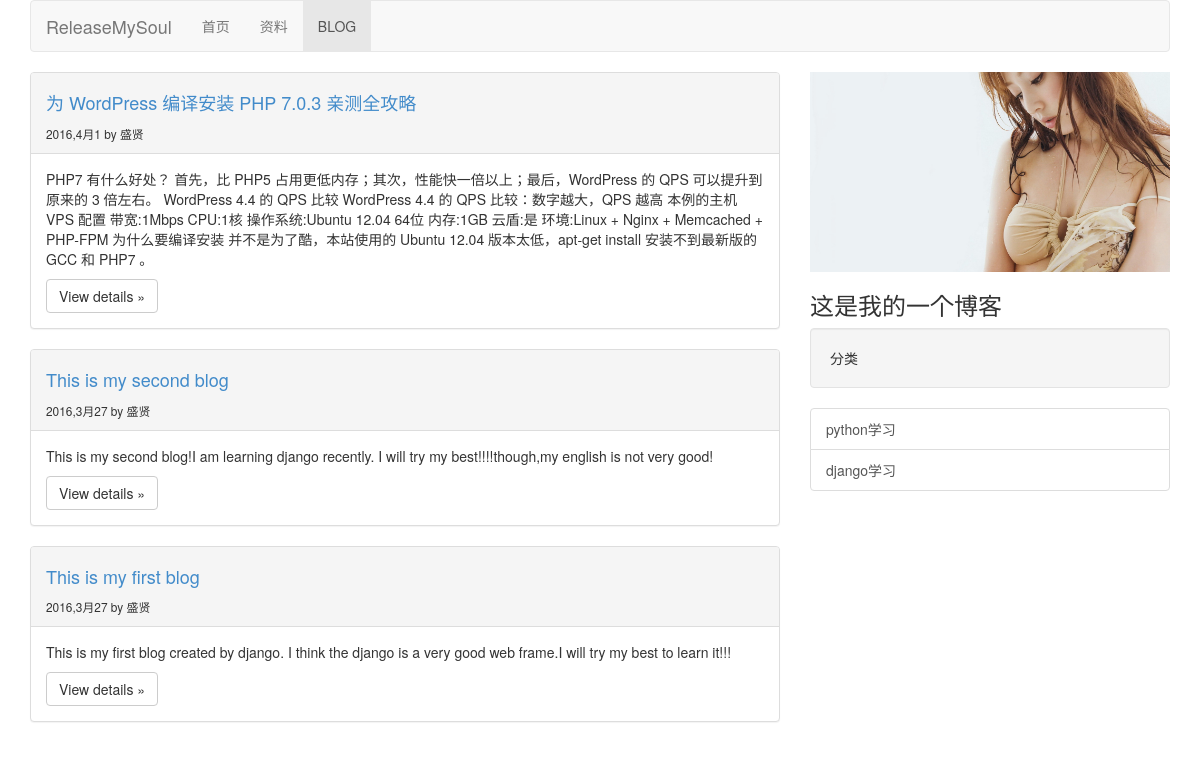
/blog/, run on an earlier commit of the app's database.
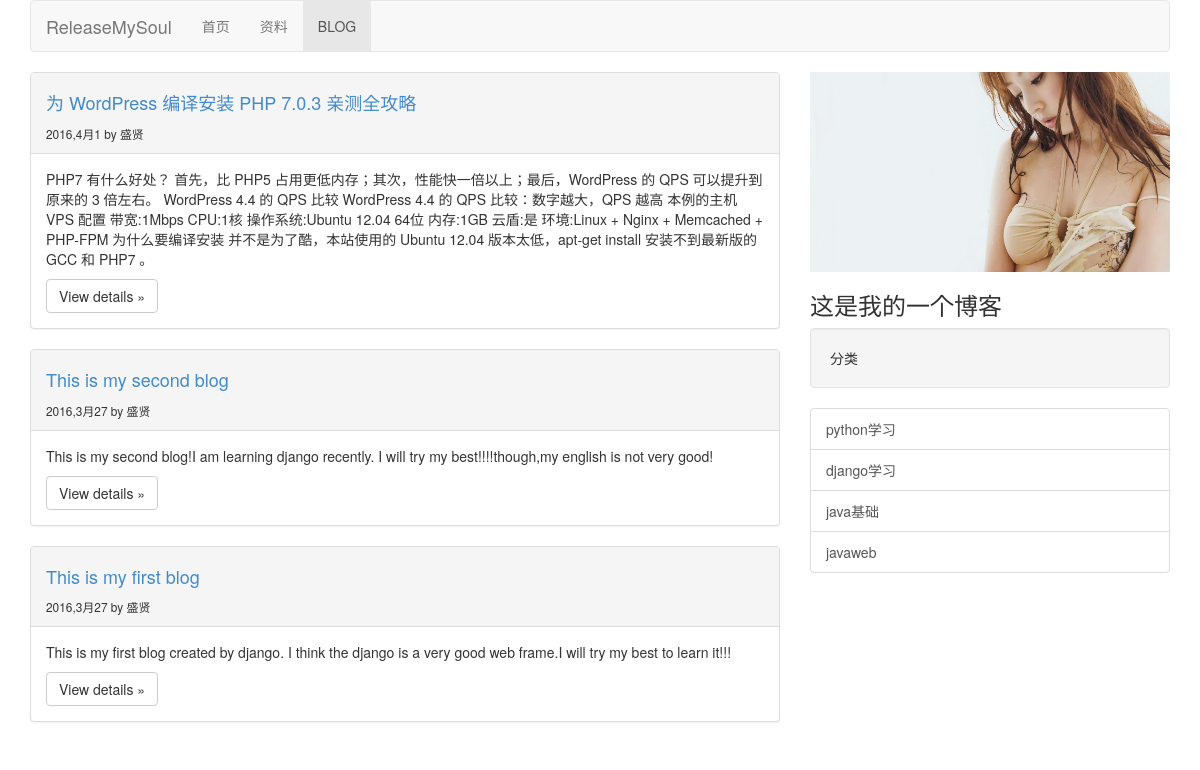
And on a later commit of the database.
### myblog/models.py (models this page shows, shortened)
class Article(models.Model):
    caption = models.CharField(max_length=80)
    subCaption = models.CharField(max_length=50, blank=True)
    publish_time = models.DateTimeField(auto_now_add=True)
    update_time = models.DateTimeField(auto_now=True)
    author = models.ForeignKey(Author)
    classification = models.ForeignKey(Classification)
    tags = models.ManyToManyField(Tag, blank=True)
    content = models.TextField()

class Author(models.Model):
    name = models.CharField(max_length=30)
    email = models.EmailField(blank=True)
    website = models.URLField(blank=True)
    portrait = models.ImageField(default='touxiang.jpg', upload_to='img/')

class Classification(models.Model):
    name = models.CharField(max_length=20)
    english_name = models.CharField(max_length=20)

### myblog/views.py (the view)
def blog_list(request):
    blogs = Article.objects.all().order_by('-publish_time')
    author = Author.objects.get(id=1)
    classification = Classification.objects.all()
    return render_to_response('myblog/index.html', {'blogs': blogs, 'author': author, 'classification': classification}, RequestContext(request))

### myblog/templates/myblog/index.html (shortened to what this page needs)
<!DOCTYPE html>
<html lang="en">
<head>
    {% load staticfiles %}
    <link href="{% static 'myblog/bootstrap.min.css' %}" rel="stylesheet">
</head>
<body>
    <div class="container">
        <nav class="navbar navbar-default" role="navigation">
            <div class="container">
                <div class="navbar-header">
                    <a class="navbar-brand" href="{% url 'index:index'%}">ReleaseMySoul</a>
                </div>
                <div>
                    <ul class="nav navbar-nav">
                        <li><a href="{% url 'index:index' %}">首页</a> </li>
                        <li><a href="{% url 'information:index' %}">资料</a> </li>
                        <li class="active"><a href="{% url 'blog:index' %}">BLOG</a> </li>
                    </ul>
                </div>
            </div>
        </nav>
    </div>
    <div class="container">
        <div class="row">
            <div class="col-md-8">
                {% for blog in blogs %}
                <div class="panel panel-default">
                    <div class="panel-heading">
                        <h4><a  href="{% url 'blog:detail' blog.id %}">{{ blog.caption }}</a></h4>
                        <small>{{ blog.publish_time.year }},{{ blog.publish_time.month }}月{{ blog.publish_time.day }} by {{ blog.author.name }}</small>
                    </div>
                    <div class="panel-body">
                        <p>{{ blog.content }}</p>
                        <a class="btn btn-default" role="button" href="{% url 'blog:detail' blog.id %}">View details »</a>
                    </div>
                </div>
                {% endfor %}
            </div>
            <div class="col-md-4">
                <img src="{% static 'myblog/img/touxiang.jpg' %}" width="360" height="200">
                <h3>这是我的一个博客</h3>
                <div class ="well">
                    <span>分类</span>
                </div>
                <div class="list-group">
                    {% for class in classification%}
                    <a href="{% url 'blog:classification' class.english_name%}" class="list-group-item">{{ class.name }}</a>
                    {% endfor %}
                </div>
            </div>
        </div>
    </div>
</body>
</html>

What changed in the data, as far as the page shows it:
added Classification: name "java基础"
added Classification: name "javaweb"
